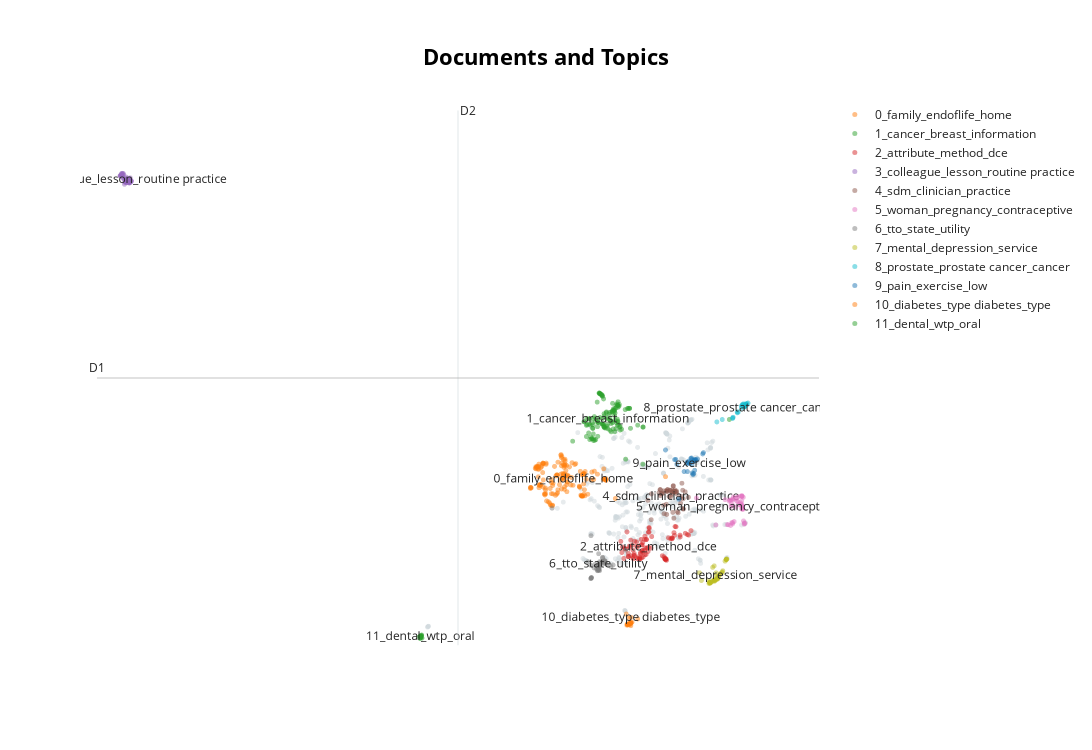

This figure's notebook cell:
### Markdown cell above
The following plot is **interactive** which means that you can zoom in, double click on a label to only see that one and generally interact with the plot:

### Code cell
# Visualize the documents in 2-dimensional space and show the titles on hover instead of the abstracts
# NOTE: You can hide the hover with `hide_document_hover=True` which is especially helpful if you have a large dataset
topic_model.visualize_documents(papers, reduced_embeddings=reduced_embeddings, custom_labels=True)
